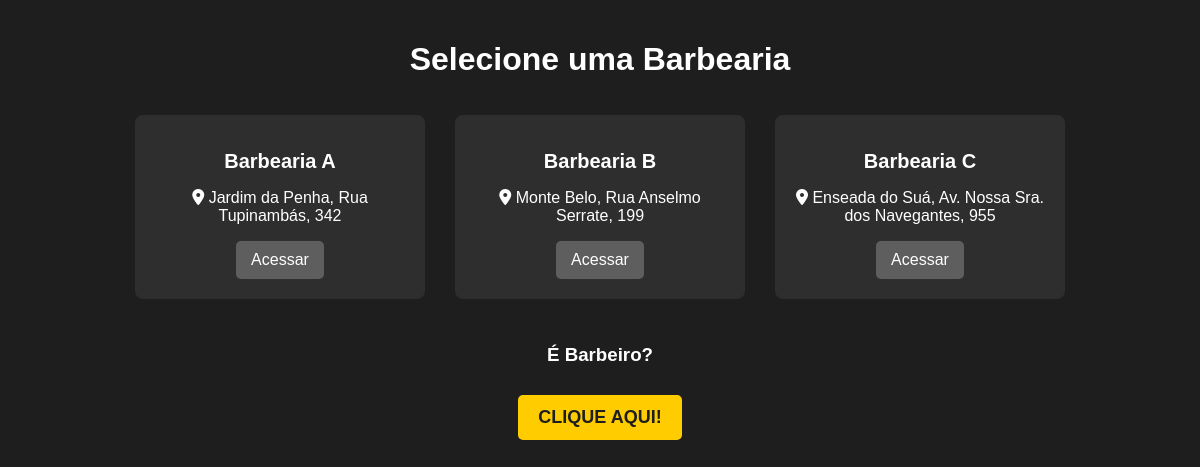
Screenshot of /agendamento/selecionar_barbearia.php with the database file from the repository.
### tables this page shows
CREATE TABLE `barbearias` (
    `id` int NOT NULL AUTO_INCREMENT,
    `nome` varchar(155) NOT NULL,
    `telefone` varchar(17) NOT NULL,
    `id_endereco` int NOT NULL,
    PRIMARY KEY (`id`) USING BTREE
);

CREATE TABLE `enderecos` (
    `id` int NOT NULL AUTO_INCREMENT,
    `estado` varchar(25) NOT NULL,
    `cidade` varchar(35) NOT NULL,
    `bairro` varchar(40) NOT NULL,
    `rua` varchar(100) NOT NULL,
    `numero` int NOT NULL,
    `complemento` varchar(50) NULL DEFAULT NULL,
    PRIMARY KEY (`id`) USING BTREE
);

### config/Database.php (called while the page is built, shortened)
<?php
class Database
{
    private PDO $conn;
    public function __construct()
    {
        try {
            $this->conn = new PDO("mysql:host=localhost;dbname=barbearia", "bamsoares", "root", [PDO::MYSQL_ATTR_INIT_COMMAND => "SET NAMES utf8"]);
            $this->conn->setAttribute(PDO::ATTR_ERRMODE, PDO::ERRMODE_EXCEPTION);
        } catch (\PDOException $e) {
            throw new \Exception("Query failed: " . $e->getMessage());
        }
    }
    private function query(string $query, array $params): \PDOStatement
    {
        try {
            $statement = $this->conn->prepare($query);
            $statement->execute($params);
            return $statement;
        } catch (\PDOException $e) {
            throw new \Exception("Query failed: " . $e->getMessage());
        }
    }
    public function select(string $query, array $params = [], bool $isAssoc = false): array
    {
        $result_query = $this->query($query, $params);
        if ($isAssoc) {
            $result_array = $result_query->fetchAll(PDO::FETCH_ASSOC);
        } else {
            $result_array = $result_query->fetchAll(PDO::FETCH_OBJ);
        }
        return $result_array;
    }
    public function selectOne(string $query, array $params = []): object|false
    {
        $result_query = $this->query($query, $params);
        $result_object = $result_query->fetch(PDO::FETCH_OBJ);
        return $result_object;
    }
}

### agendamento/selecionar_barbearia.php (the view, shortened to what this page needs)
<?php
require_once "../config/Database.php";
$db = new Database();
$barbearias = $db->select("SELECT id, nome, id_endereco FROM barbearias");
?>
<!DOCTYPE html>
<html lang="pt-br">
<head>
    <link rel="stylesheet" href="https://cdnjs.cloudflare.com/ajax/libs/font-awesome/6.0.0-beta3/css/all.min.css">
</head>
<body>
    <h1 style="text-align: center;">Selecione uma Barbearia</h1>
    <div class="barbearias-container">
        <?php if ($barbearias): ?>
            <?php foreach ($barbearias as $barbearia): ?>
                <div class="barbearia-card">
                    <h2><?php echo htmlspecialchars($barbearia->nome); ?></h2>
                    <?php
                    $result = $db->selectOne("SELECT bairro, rua, numero FROM enderecos WHERE id = :id", ["id" => $barbearia->id_endereco]);
                    $endereco = $result->bairro . ", " . $result->rua . ", " . $result->numero;
                    ?>
                    <p> <i class="fa-solid fa-location-dot"></i> <?= $endereco ?></p>
                    <form action="../index.php" method="get">
                        <button type="submit">Acessar</button>
                    </form>
                </div>
            <?php endforeach; ?>
        <?php else: ?>
            <p>Nenhuma barbearia disponível no momento.</p>
        <?php endif; ?>
    </div>
    <div class="barbeiro-container">
        <h3>É Barbeiro?</h3>
        <a href="../admin/index.php" class="barbeiro-button">Clique Aqui!</a>
    </div>
</body>
</html>

### agendamento/selecionar_barbearia.php (style rules this page uses)
body { font-family: 'Arial', sans-serif; background-color: #1e1e1e; color: #fff; margin: 0; padding: 20px; }
.barbearias-container { display: flex; flex-wrap: wrap; justify-content: center; }
.barbearia-card { background-color: #2e2e2e; border-radius: 8px; margin: 15px; padding: 20px; width: 250px; text-align: center; }
.barbearia-card h2 { margin: 15px 0; font-size: 20px; }
.barbearia-card button { padding: 10px 15px; background-color: #5e5e5e; border: none; color: #fff; font-size: 16px; border-radius: 5px; cursor: pointer; transition: background-color 0.3s ease; }
.barbeiro-container { margin-top: 30px; text-align: center; }
.barbeiro-button { display: inline-block; padding: 12px 20px; margin-top: 10px; background-color: #ffcc00; color: #1e1e1e; font-size: 18px; text-transform: uppercase; font-weight: bold; border-radius: 5px; text-decoration: none; transition: background-color 0.3s ease, transform 0.3s ease; }

### rows the page displays
barbearias: nome "Barbearia A", id_endereco.numero "Jardim da Penha, Rua Tupinambás, 342"
barbearias: nome "Barbearia B", id_endereco.numero "Monte Belo, Rua Anselmo Serrate, 199"
barbearias: nome "Barbearia C", id_endereco.numero "Enseada do Suá, Av. Nossa Sra. dos Navegantes, 955"
